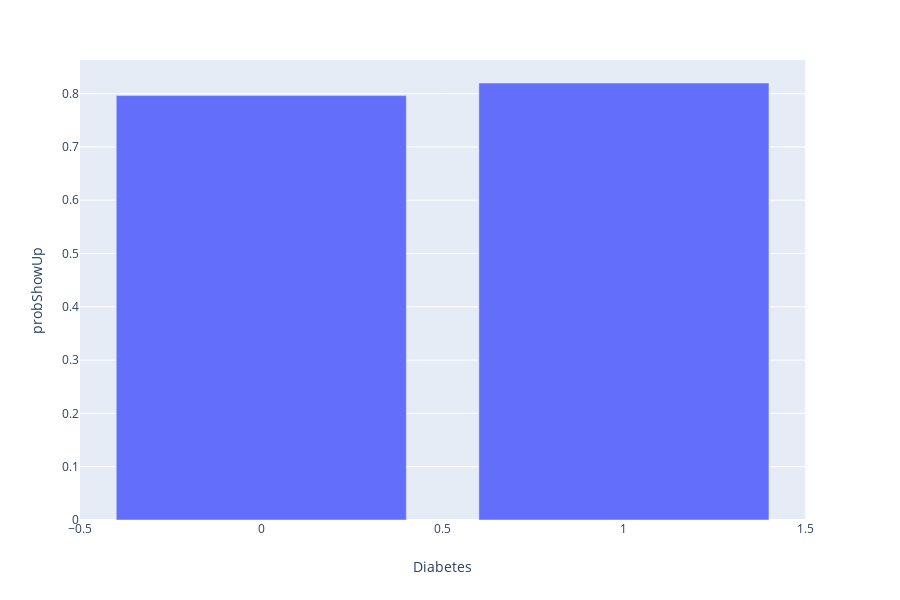

Source (notebook cell):
### Code cell
probStatus_bar('Diabetes')

### Figure 1 — Plotly figure (JSON) as saved in the notebook; plotly's stock layout.template omitted (floating-point values rounded to 4 significant figures)
{"data": [{"alignmentgroup": "True", "hoverlabel": {"namelength": 0}, "hovertemplate": "Diabetes=%{x}<br>probShowUp=%{y}", "legendgroup": "", "marker": {"color": "#636efa"}, "name": "", "offsetgroup": "", "orientation": "v", "showlegend": false, "textposition": "auto", "type": "bar", "x": [0, 1], "xaxis": "x", "y": [0.7964, 0.82], "yaxis": "y"}], "layout": {"barmode": "relative", "height": 600, "legend": {"tracegroupgap": 0}, "margin": {"t": 60}, "xaxis": {"anchor": "y", "domain": [0, 0.98], "title": {"text": "Diabetes"}}, "yaxis": {"anchor": "x", "domain": [0, 1], "title": {"text": "probShowUp"}}}}
